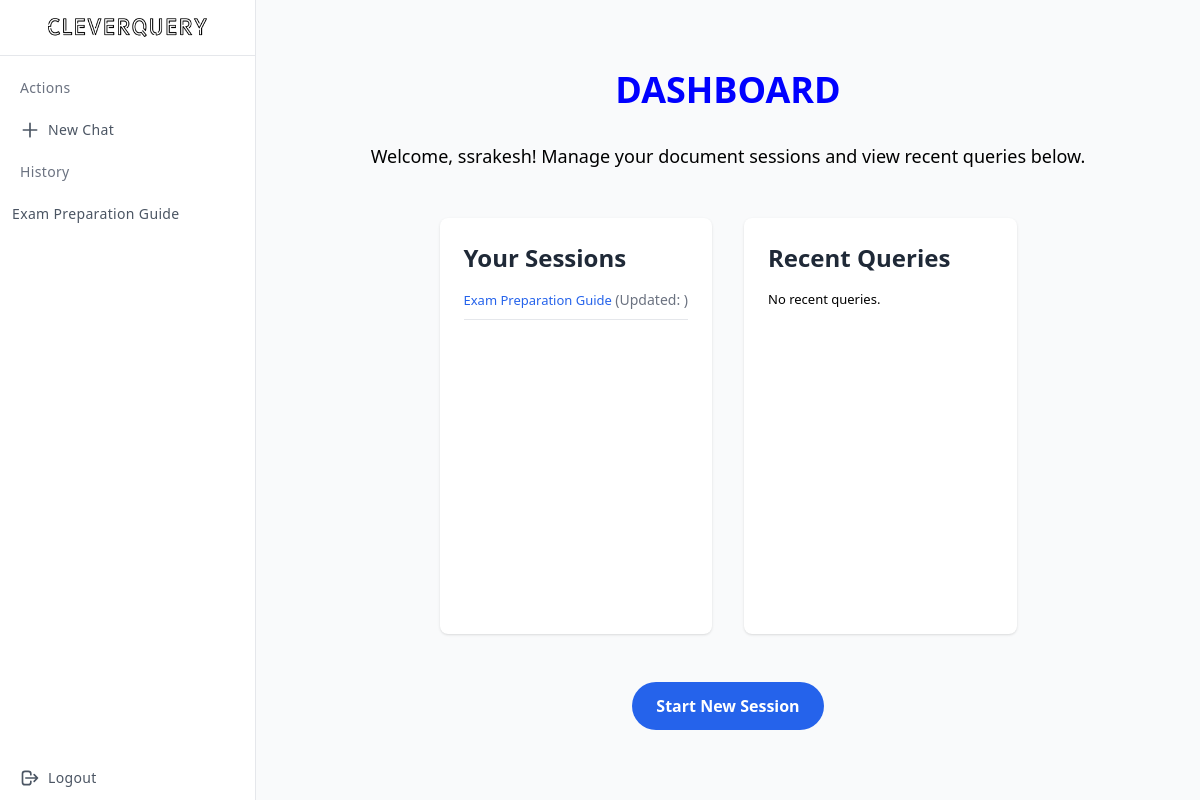
Before: /dashboard/ (signed in) with the older database file.
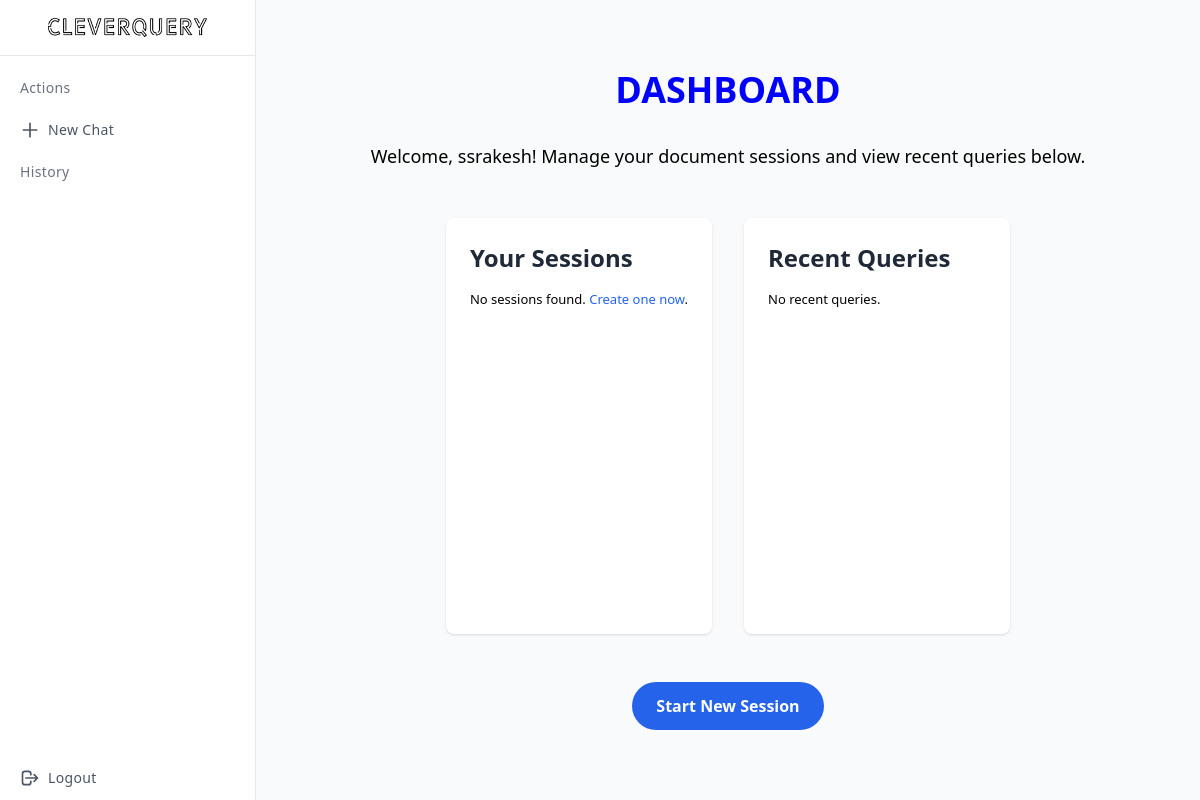
After: the same page with the newer database file.
### core/models.py (models this page shows, shortened)
class Session(models.Model):
    user = models.ForeignKey(User, on_delete=models.CASCADE)
    title = models.CharField(max_length=255)
    created_at = models.DateTimeField(auto_now_add=True)

### core/views.py (the view)
# urls.py: path("dashboard/", views.dashboard, name="dashboard"),
@login_required
def dashboard(request):
    sessions = Session.objects.filter(user=request.user)
    recent_queries = Query.objects.filter(session__in=sessions).order_by("-asked_at")[:10]
    return render(
        request,
        "dashboard.html",
        {"sessions": sessions, "recent_queries": recent_queries},
    )

### core/context_processors.py (called while the page is built)
def user_sessions(request):
    if request.user.is_authenticated:
        return {"sessions": Session.objects.filter(user=request.user)}
    return {"sessions": []}

### core/templates/dashboard.html (shortened to what this page needs)
{% extends 'base.html' %}
{% block content %}
<div class="container mx-auto px-4 py-10">
    <h1 class="text-4xl font-extrabold text-center mb-8">Dashboard</h1>
    <p class="text-lg text-center mb-12">
        Welcome, {{ user.username }}! Manage your document sessions and view recent queries below.
    </p>
    <div class="grid grid-cols-1 md:grid-cols-2 gap-8 mb-12">
        <div class="bg-white shadow rounded-lg p-6">
            <h2 class="text-2xl font-semibold mb-4 text-gray-800">Your Sessions</h2>
            <div class="h-80 overflow-y-scroll scrollbar-hide" style="scrollbar-width: none; -ms-overflow-style: none;">
                <ul class="space-y-3">
                    {% for session in sessions %}
                        <li class="border-b pb-2">
                            <a href="{% url 'session_detail' session.id %}" class="text-blue-600 hover:underline font-medium">
                                {{ session.title }}
                            </a>
                            <span class="text-sm text-gray-500"> (Updated: {{ session.updated_at|date:"Y-m-d" }})</span>
                        </li>
                    {% empty %}
                        <li>No sessions found. <a href="{% url 'create_session' %}" class="text-blue-600 hover:underline">Create one now</a>.</li>
                    {% endfor %}
                </ul>
            </div>
        </div>
        <div class="bg-white shadow rounded-lg p-6">
            <h2 class="text-2xl font-semibold mb-4 text-gray-800">Recent Queries</h2>
            <div class="h-80 overflow-y-scroll scrollbar-hide" style="scrollbar-width: none; -ms-overflow-style: none;">
                <ul class="space-y-3">
                    {% for query in recent_queries %}
                        <li class="border-b pb-2">
                            <p class="text-gray-800">{{ query.question }}</p>
                            <span class="text-sm text-gray-500">{{ query.asked_at|date:"Y-m-d H:i" }}</span>
                        </li>
                    {% empty %}
                        <li>No recent queries.</li>
                    {% endfor %}
                </ul>
            </div>
        </div>
    </div>
    <div class="text-center">
        <a href="/home" class="inline-block bg-blue-600 text-white px-6 py-3 rounded-full font-semibold hover:bg-blue-700 transition">
            Start New Session
        </a>
    </div>
</div>
{% endblock %}

### core/templates/base.html (shortened to what this page needs)
<!DOCTYPE html>
<html lang="en">
<head>
    <link rel="stylesheet" href="/static/styles.css">
    <script src="https://cdn.tailwindcss.com"></script>
</head>
<body>
{% if user.is_authenticated %}
  <div class="min-h-screen flex flex-col flex-auto flex-shrink-0 antialiased bg-gray-50 text-gray-800">
    <div class="fixed flex flex-col top-0 left-0 w-64 bg-white h-full border-r">
        <div class="flex items-center justify-center h-14 border-b">
        <a href="/dashboard"><img class="p-12" src="/static/logo.png" alt="CleverQuery"/></a>
        </div>
        <div class="overflow-y-auto overflow-x-hidden flex-grow">
        <ul class="flex flex-col py-4 space-y-1">
            <li class="px-5">
                <div class="flex flex-row items-center h-8">
                    <div class="text-sm font-light tracking-wide text-gray-500">Actions</div>
                </div>
                </li>
                <li>
                <a href="/home" class="relative flex flex-row items-center h-11 focus:outline-none hover:bg-gray-50 text-gray-600 hover:text-gray-800 border-l-4 border-transparent hover:border-indigo-500 pr-6">
                    <span class="inline-flex justify-center items-center ml-4">
                        <svg class="w-5 h-5" fill="none" stroke="currentColor" viewBox="0 0 24 24" xmlns="http://www.w3.org/2000/svg"><path stroke-linecap="round" stroke-linejoin="round" stroke-width="2" d="M12 4v16m8-8H4"></path></svg>
                    </span>
                    <span class="ml-2 text-sm tracking-wide truncate">New Chat</span>
                </a>
                </li>
            <li class="px-5">
            <div class="flex flex-row items-center h-8">
                <div class="text-sm font-light tracking-wide text-gray-500">History</div>
            </div>
            {% for session in sessions reversed %}
            </li>
            <li>
            <a href="/session/{{ session.id }}" class="relative flex flex-row items-center h-11 focus:outline-none hover:bg-gray-50 text-gray-600 hover:text-gray-800 border-l-4 border-transparent hover:border-indigo-500 pr-6 ">
                <span class="ml-2 text-sm tracking-wide truncate">{{ session.title }}</span>
            </a>
            </li>
            {% endfor %}
            <div class="fixed bottom-0 left-0 w-64 bg-white border-r">
                <a href="/logout" class="relative flex flex-row items-center h-11 focus:outline-none hover:bg-gray-50 text-gray-600 hover:text-gray-800 border-l-4 border-transparent hover:border-indigo-500 pr-6">
                    <span class="inline-flex justify-center items-center ml-4">
                        <svg class="w-5 h-5" fill="none" stroke="currentColor" viewBox="0 0 24 24" xmlns="http://www.w3.org/2000/svg"><path stroke-linecap="round" stroke-linejoin="round" stroke-width="2" d="M17 16l4-4m0 0l-4-4m4 4H7m6 4v1a3 3 0 01-3 3H6a3 3 0 01-3-3V7a3 3 0 013-3h4a3 3 0 013 3v1"></path></svg>
                    </span>
                    <span class="ml-2 text-sm tracking-wide truncate">Logout</span>
                    </a>
            </div>
        </ul>
    </div>
</div>
{% endif %}
    <div class="content flex flex-col right-0 {% if user.is_authenticated %}ml-64{% endif %} text-white h-full" id="content">
        {% block content %}
        {% endblock %}
    </div>
    </div>
</body>
</html>

### core/static/styles.css (style rules this page uses)
.container { width: 100%; height: 100vh; display: flex; flex-direction: column; justify-content: center; align-items: center; }
h1 { font-size: 100px; text-transform: uppercase; margin-bottom: 0.8rem; color: Blue; outline: none; text-align: center; }
p { font-size: small; color: #000; text-align: left; }
li { font-size: small; text-align: left; color: black; }

Changed rows visible on the page:
removed Session: title "Exam Preparation Guide"
Other visible differences:
text now shown: "No sessions found. Create one now ."
